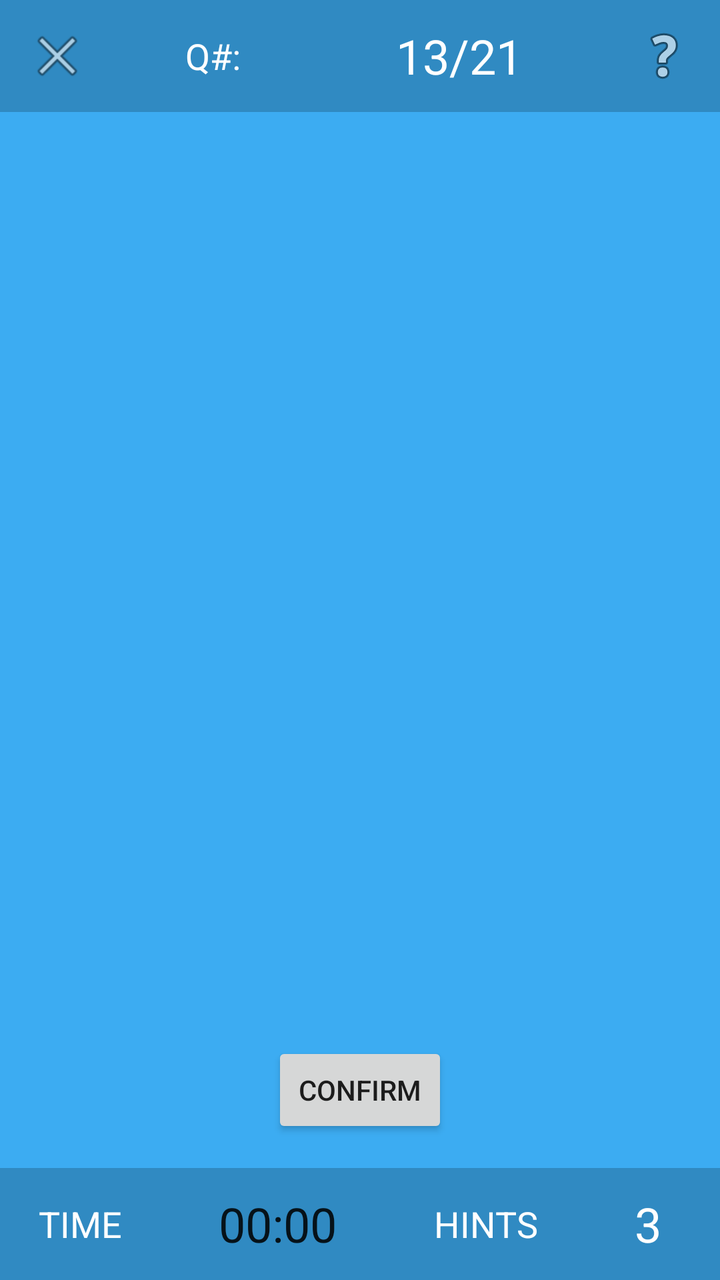
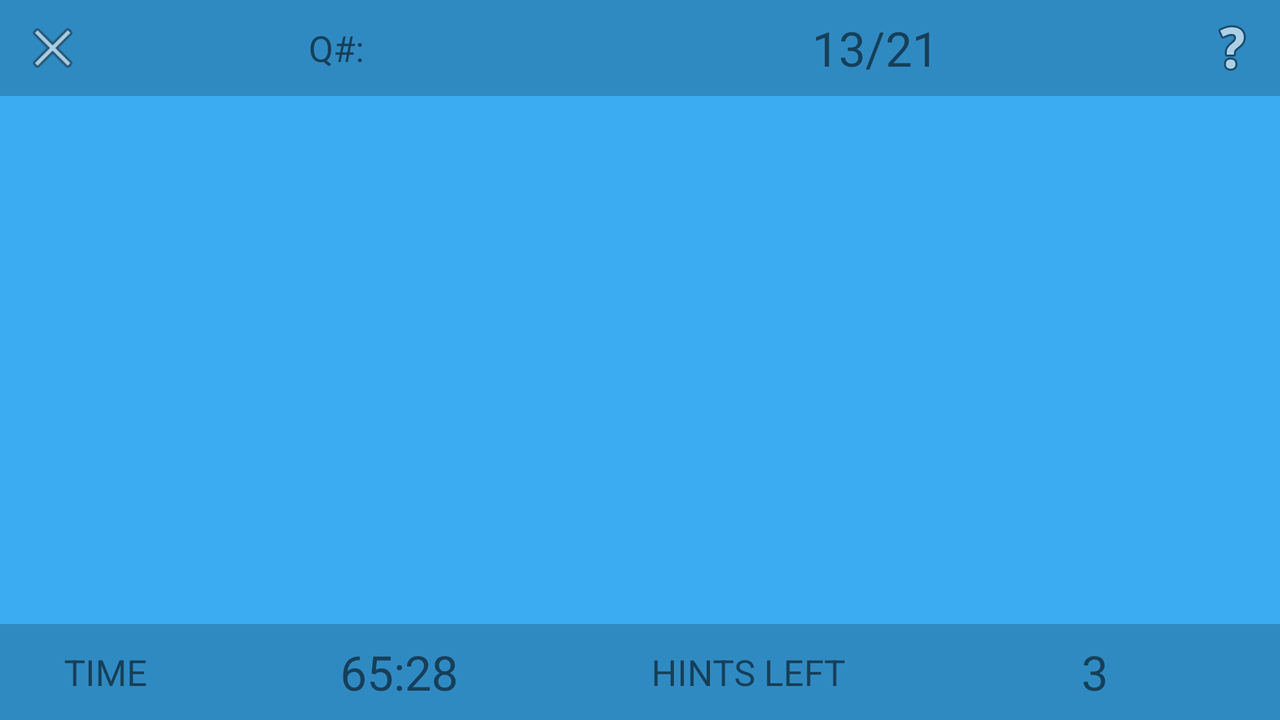

Two renders of one Android screen. The first uses the default layout on a phone; the second uses the alternative layout the repository ships for a different screen configuration, on a matching device. The two XML files are below.
<!-- AndroidManifest.xml: application theme AppTheme -->
<!-- res/layout/activity_quiz_activity.xml -->
<RelativeLayout xmlns:android="http://schemas.android.com/apk/res/android"
                xmlns:app="http://schemas.android.com/apk/res-auto"
                xmlns:tools="http://schemas.android.com/tools"
                android:layout_width="match_parent"
                android:layout_height="match_parent">

    <LinearLayout
        android:id="@+id/toolbarTop"
        android:layout_width="match_parent"
        android:layout_height="?android:attr/actionBarSize"
        android:background="@color/colorQuizToolbarTopBG"
        android:minHeight="?android:attr/actionBarSize"
        android:orientation="horizontal"
        android:weightSum="1">

        <ImageView
            android:id="@+id/quitQuiz"
            android:layout_width="wrap_content"
            android:layout_height="match_parent"
            android:layout_weight="0.01"
            android:adjustViewBounds="true"
            android:background="@color/colorToolbarCountBG"
            android:clickable="true"
            android:cropToPadding="false"
            android:scaleType="centerInside"
            app:srcCompat="@android:drawable/ic_menu_close_clear_cancel"
            tools:background="@color/colorToolbarCountBG"/>

        <TextView
            android:id="@+id/numQuestionsLeftPrompt"
            android:layout_width="wrap_content"
            android:layout_height="match_parent"
            android:layout_weight="0.45"
            android:gravity="center_vertical"
            android:text="Q#:"
            android:textAlignment="center"
            android:textAllCaps="true"
            android:textColor="@color/toolbarTextColor"
            android:textSize="18sp"/>

        <TextView
            android:id="@+id/amountQuestionsLeftCount"
            android:layout_width="wrap_content"
            android:layout_height="match_parent"
            android:layout_weight="0.54"
            android:background="@color/colorToolbarCountBG"
            android:gravity="center_vertical"
            android:text="13/21"
            android:textAlignment="center"
            android:textColor="@color/toolbarTextColor"
            android:textSize="24sp"
            tools:background="@color/colorToolbarCountBG"/>

        <ImageView
            android:id="@+id/requestHint"
            android:layout_width="wrap_content"
            android:layout_height="match_parent"
            android:layout_weight="0.01"
            android:adjustViewBounds="true"
            android:background="@color/colorQuizToolbarTopBG"
            android:clickable="true"
            android:contentDescription="Request hint"
            android:scaleType="centerInside"
            app:srcCompat="@android:drawable/ic_menu_help"
            tools:background="@color/colorQuizToolbarTopBG"/>

    </LinearLayout>

    <LinearLayout
        android:id="@+id/toolbarBottom"
        android:layout_width="match_parent"
        android:layout_height="?android:attr/actionBarSize"
        android:background="@color/colorQuizToolbarTopBG"
        android:minHeight="?android:attr/actionBarSize"
        android:orientation="horizontal"
        android:weightSum="1"
        android:layout_alignParentBottom="true"
        android:layout_alignParentStart="true">

        <TextView
            android:id="@+id/timerPrompt"
            android:layout_width="wrap_content"
            android:layout_height="match_parent"
            android:layout_weight="0.20"
            android:gravity="center_vertical"
            android:text="TIME"
            android:textAlignment="center"
            android:textAllCaps="true"
            android:textColor="@color/toolbarTextColor"
            android:textSize="18sp"/>

        <Chronometer
            android:id="@+id/amountOfTimeElapsed"
            android:layout_width="wrap_content"
            android:layout_height="match_parent"
            android:layout_weight="0.3"
            android:background="@color/colorToolbarCountBG"
            android:gravity="center_vertical"
            android:textAlignment="center"
            android:textSize="24sp"/>

        <TextView
            android:id="@+id/amountHintsLeftPrompt"
            android:layout_width="wrap_content"
            android:layout_height="match_parent"
            android:layout_weight="0.20"
            android:gravity="center_vertical"
            android:text="Hints"
            android:textAlignment="center"
            android:textAllCaps="true"
            android:textColor="@color/toolbarTextColor"
            android:textSize="18sp"/>

        <TextView
            android:id="@+id/numOfHintsLeftCount"
            android:layout_width="wrap_content"
            android:layout_height="match_parent"
            android:layout_weight="0.3"
            android:background="@color/colorToolbarCountBG"
            android:gravity="center_vertical"
            android:text="3"
            android:textAlignment="center"
            android:textColor="@color/toolbarTextColor"
            android:textSize="24sp"
            tools:background="@color/colorToolbarCountBG"/>

    </LinearLayout>

    <RelativeLayout
        android:id="@+id/question_container"
        android:layout_width="match_parent"
        android:layout_height="match_parent"
        android:layout_alignParentStart="true"
        android:orientation="vertical"
        android:layout_below="@+id/toolbarTop"
        android:layout_above="@+id/toolbarBottom">

    </RelativeLayout>

    <Button
        android:id="@+id/confirmAnswerBtn"
        android:layout_width="wrap_content"
        android:layout_height="wrap_content"
        android:layout_above="@+id/toolbarBottom"
        android:layout_centerHorizontal="true"
        android:layout_marginBottom="15dp"
        android:text="Confirm"/>


</RelativeLayout>
<!-- resources referenced by this layout -->
<resources>
  <color name="colorQuizToolbarTopBG">@color/colorPrimaryDark</color>
  <color name="colorToolbarCountBG">@color/colorPrimaryDark</color>
  <color name="toolbarTextColor">#ffffff</color>
  <style name="AppTheme" parent="Theme.AppCompat.Light.DarkActionBar">
          
          <item name="colorPrimary">@color/colorPrimary</item>
          <item name="colorPrimaryDark">@color/colorPrimaryDark</item>
          <item name="colorAccent">@color/colorAccent</item>
          <item name="android:windowBackground">@color/colorHomescreenBG</item>
      </style>
  <color name="colorPrimaryDark">#308ac2</color>
  <color name="colorPrimary">#3cacf2</color>
  <color name="colorAccent">#ff4081</color>
  <color name="colorHomescreenBG">@color/colorPrimary</color>
</resources>
<!-- res/layout-land/activity_quiz_activity.xml (the repository's variant of the layout above) -->
<!-- drawn on the phone turned sideways -->
<RelativeLayout xmlns:android="http://schemas.android.com/apk/res/android"
                xmlns:app="http://schemas.android.com/apk/res-auto"
                xmlns:tools="http://schemas.android.com/tools"
                android:layout_width="match_parent"
                android:layout_height="match_parent">

    <LinearLayout
        android:id="@+id/toolbarTop"
        android:layout_width="match_parent"
        android:layout_height="?android:attr/actionBarSize"
        android:background="@color/colorQuizToolbarTopBG"
        android:minHeight="?android:attr/actionBarSize"
        android:orientation="horizontal"
        android:weightSum="1">

        <ImageView
            android:id="@+id/quitQuiz"
            android:layout_width="wrap_content"
            android:layout_height="match_parent"
            android:layout_weight="0.01"
            android:adjustViewBounds="true"
            android:background="@color/colorToolbarCountBG"
            android:clickable="true"
            android:cropToPadding="false"
            android:scaleType="centerInside"
            app:srcCompat="@android:drawable/ic_menu_close_clear_cancel"
            tools:background="@color/colorToolbarCountBG"/>

        <TextView
            android:id="@+id/numQuestionsLeftPrompt"
            android:layout_width="wrap_content"
            android:layout_height="match_parent"
            android:layout_weight="0.45"
            android:gravity="center_vertical"
            android:text="Q#:"
            android:textAlignment="center"
            android:textAllCaps="true"
            android:textSize="18sp"/>

        <TextView
            android:id="@+id/amountQuestionsLeftCount"
            android:layout_width="wrap_content"
            android:layout_height="match_parent"
            android:layout_weight="0.54"
            android:background="@color/colorToolbarCountBG"
            android:gravity="center_vertical"
            android:text="13/21"
            android:textAlignment="center"
            android:textSize="24sp"
            tools:background="@color/colorToolbarCountBG"/>

        <ImageView
            android:id="@+id/requestHint"
            android:layout_width="wrap_content"
            android:layout_height="match_parent"
            android:layout_weight="0.01"
            android:adjustViewBounds="true"
            android:background="@color/colorQuizToolbarTopBG"
            android:clickable="true"
            android:contentDescription="Request hint"
            android:scaleType="centerInside"
            app:srcCompat="@android:drawable/ic_menu_help"
            tools:background="@color/colorQuizToolbarTopBG"/>

    </LinearLayout>

    <LinearLayout
        android:id="@+id/toolbarBottom"
        android:layout_width="match_parent"
        android:layout_height="?android:attr/actionBarSize"
        android:layout_alignParentBottom="true"
        android:layout_alignParentStart="true"
        android:background="@color/colorQuizToolbarTopBG"
        android:minHeight="?android:attr/actionBarSize"
        android:orientation="horizontal"
        android:weightSum="1">

        <TextView
            android:id="@+id/timerPrompt"
            android:layout_width="wrap_content"
            android:layout_height="match_parent"
            android:layout_weight="0.15"
            android:gravity="center_vertical"
            android:text="TIME"
            android:textAlignment="center"
            android:textAllCaps="true"
            android:textSize="18sp"/>

        <TextView
            android:id="@+id/amountOfTimeElapsed"
            android:layout_width="wrap_content"
            android:layout_height="match_parent"
            android:layout_weight="0.3"
            android:background="@color/colorToolbarCountBG"
            android:gravity="center_vertical"
            android:text="65:28"
            android:textAlignment="center"
            android:textSize="24sp"
            tools:background="@color/colorToolbarCountBG"/>

        <TextView
            android:id="@+id/amountHintsLeftPrompt"
            android:layout_width="wrap_content"
            android:layout_height="match_parent"
            android:layout_weight="0.15"
            android:gravity="center_vertical"
            android:text="Hints Left"
            android:textAlignment="center"
            android:textAllCaps="true"
            android:textSize="18sp"/>

        <TextView
            android:id="@+id/numOfHintsLeftCount"
            android:layout_width="wrap_content"
            android:layout_height="match_parent"
            android:layout_weight="0.40"
            android:background="@color/colorToolbarCountBG"
            android:gravity="center_vertical"
            android:text="3"
            android:textAlignment="center"
            android:textSize="24sp"
            tools:background="@color/colorToolbarCountBG"/>

    </LinearLayout>

    <LinearLayout
        android:id="@+id/question_container"
        android:layout_width="match_parent"
        android:layout_height="match_parent"
        android:layout_alignParentStart="true"
        android:orientation="vertical"
        android:layout_below="@+id/toolbarTop"
        android:layout_above="@+id/toolbarBottom">

    </LinearLayout>


</RelativeLayout>
<!-- resources referenced by the variant -->
<!-- as the phone turned sideways resolves them -->
<resources>
  <color name="colorQuizToolbarTopBG">@color/colorPrimaryDark</color>
  <color name="colorToolbarCountBG">@color/colorPrimaryDark</color>
  <style name="AppTheme" parent="Theme.AppCompat.Light.DarkActionBar">
          
          <item name="colorPrimary">@color/colorPrimary</item>
          <item name="colorPrimaryDark">@color/colorPrimaryDark</item>
          <item name="colorAccent">@color/colorAccent</item>
          <item name="android:windowBackground">@color/colorHomescreenBG</item>
      </style>
  <color name="colorPrimaryDark">#308ac2</color>
  <color name="colorPrimary">#3cacf2</color>
  <color name="colorAccent">#ff4081</color>
  <color name="colorHomescreenBG">@color/colorPrimary</color>
</resources>
